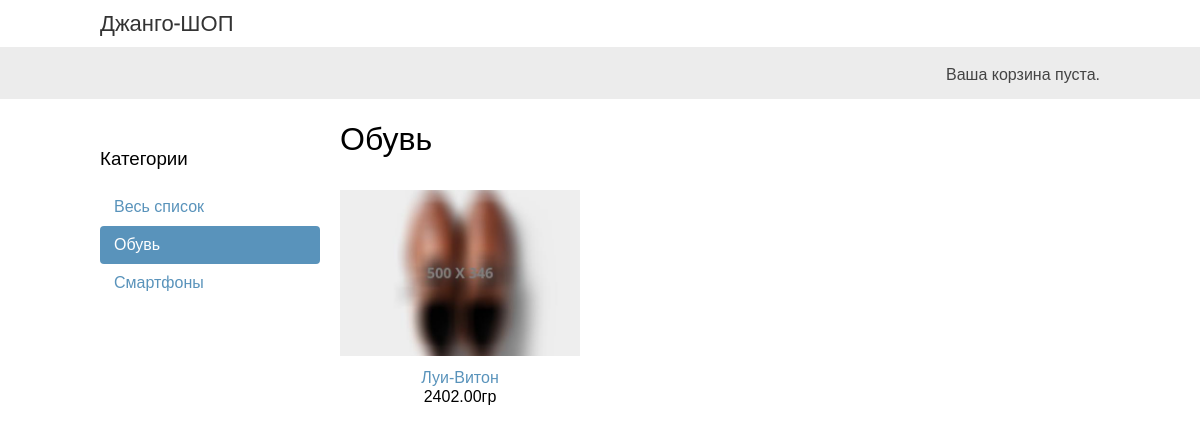
Screenshot of /obuv/ with the database file from the repository.
### shop/models.py (models this page shows, shortened)
class Category(models.Model):
    name = models.CharField(max_length=200, db_index=True, verbose_name='наименование')
    slug = models.SlugField(max_length=200, db_index=True, unique=True, verbose_name='краткое наименование')
    class Meta:
        ordering = ('name',)
        verbose_name = 'Категория'
        verbose_name_plural = 'Категории'
    def get_absolute_url(self):
        return reverse('shop:product_list_by_category', args=[self.slug])

class Product(models.Model):
    category = models.ForeignKey(Category, related_name='products')
    name = models.CharField(max_length=200, db_index=True)
    slug = models.SlugField(max_length=200, db_index=True)
    image = models.ImageField(upload_to='products/%Y/%m/%d', blank=True)
    description = models.TextField(blank=True)
    price = models.DecimalField(max_digits=10, decimal_places=2)
    stock = models.PositiveIntegerField(verbose_name='акция')
    available = models.BooleanField(default=True)
    created = models.DateTimeField(auto_now_add=True)
    updated = models.DateTimeField(auto_now=True)
    class Meta:
        ordering = ('-created',)
        index_together = (('id', 'slug'),)
        verbose_name = 'Товар'
        verbose_name_plural = 'Товары'
    def get_absolute_url(self):
        return reverse('shop:product_detail', args=[self.id, self.slug])

### shop/views.py (the view)
# urls.py: url(r'^(?P<category_slug>[-\w]+)/$', views.product_list, name='product_list_by_category'),
def product_list(request, category_slug=None):
    category = None
    categories = Category.objects.all()
    products = Product.objects.filter(available=True)
    if category_slug:
        category = get_object_or_404(Category, slug=category_slug)
        products = products.filter(category=category)
    return render(request, 'shop/product/list.html', {'category': category,
                                                      'categories': categories,
                                                      'products': products})

### cart/cart.py (called while the page is built)
    def __len__(self):
        return sum(item['quantity'] for item in self.cart.values())

### cart/context_processors.py (called while the page is built)
def cart(request):
    return {'cart': Cart(request) }

### shop/templates/shop/product/list.html (shortened to what this page needs)
{% extends "shop/base.html" %}
{% load static %}
{% block content %}
    <div id="sidebar">
        <h3>Категории</h3>
        <ul>
            <li {% if not category %}class="selected"{% endif %}>
                <a href="{% url "shop:product_list" %}">Весь список</a>
            </li>
        {% for c in categories %}
            <li {% if category.slug == c.slug %}class="selected"{% endif %}>
                <a href="{{ c.get_absolute_url }}">{{ c.name }}</a>
            </li>
        {% endfor %}
        </ul>
    </div>
    <div id="main" class="product-list">
        <h1>{% if category %}{{ category.name }}{% else %}Товары{% endif %}</h1>
        {% for product in products %}
            <div class="item">
                <a href="{{ product.get_absolute_url }}">
                    <img src="{% if product.image %}{{ product.image.url }}{% else %}{% static "img/no_image.png" %}{% endif %}">
                </a>
                <a href="{{ product.get_absolute_url }}">{{ product.name }}</a><br>
                {{ product.price }}гр
            </div>
        {% endfor %}
    </div>
{% endblock %}

### shop/static/css/base.css (style rules this page uses)
body { margin:0; padding:0; font-family:helvetica, sans-serif; }
h1, h2, h3, h4, h5 , h6 { font-family: 'Ubuntu', sans-serif; font-weight:normal; }
a { text-decoration:none; color:#5993bb; }
#sidebar { width:220px; padding:30px 20px 0 0; float:left; }
#sidebar ul { margin:0; padding:0; }
#sidebar ul li { margin:0; list-style:none; padding:10px 14px; }
#sidebar ul li a { display:block; }
#sidebar ul li.selected { background:#5993bb; border-radius:4px; }
#sidebar ul li.selected a { color:#fff; }
#main { float:left; width: 96%; margin-right:-220px; overflow:hidden; }
.product-list .item { width:25%; padding:10px 20px 10px 0; float:left; text-align:center; line-height:1.2; }
.product-list .item img { width:100%; margin-bottom:8px; }

### rows the page displays
Category: name "Обувь"
Category: name "Смартфоны"
Product: image (picture), name "Луи-Витон", price "2402.00"
